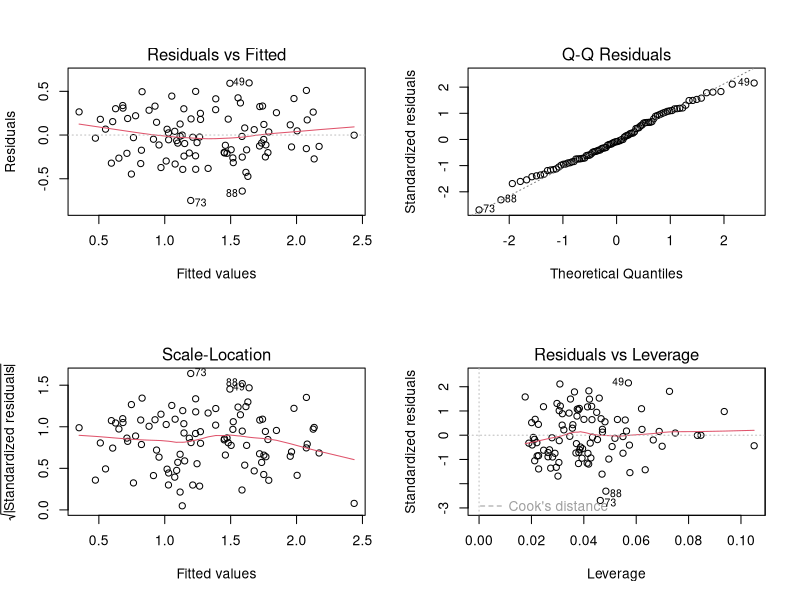
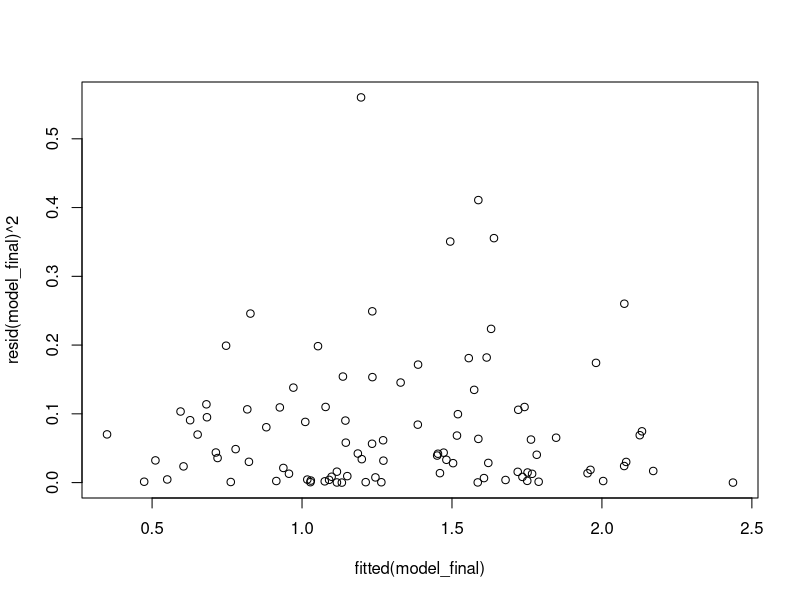

Write R code to recreate these figures, in order.
## ---- chunk 1
poison <- read.csv("poison.dat", sep="")
## ---- chunk 2
modela <- lm(log(minsurv) ~ dose + weight, data = poison)
modelb <- lm(log(minsurv) ~ dose + type, data = poison)
summary(modela) 
summary(modelb) 
## ---- chunk 3
modelc <- lm(log(minsurv) ~ dose + weight + type, data = poison) 
summary(modelc)
anova(modelc)
## ---- chunk 4
modeld <- lm(log(minsurv) ~ dose + weight + I(weight^2) + type, data = poison)
modele <- lm(log(minsurv) ~ dose + I(dose^2) + weight + type, data = poison)
summary(modeld)
summary(modele)
## ---- chunk 5
modele <- lm(log(minsurv) ~ dose + weight + type + dose:type, data = poison)
summary(modele) #not significant -> leave interaction out of model
## ---- chunk 6
model_final <- lm(log(minsurv) ~ dose + weight + type, data = poison)
## ---- chunk 7
par(mfrow=c(2,2))
plot(model_final)
par(mfrow=c(1,1))
plot(x=fitted(model_final),y=resid(model_final)^2)
## ---- chunk 8
summary(model_final)
